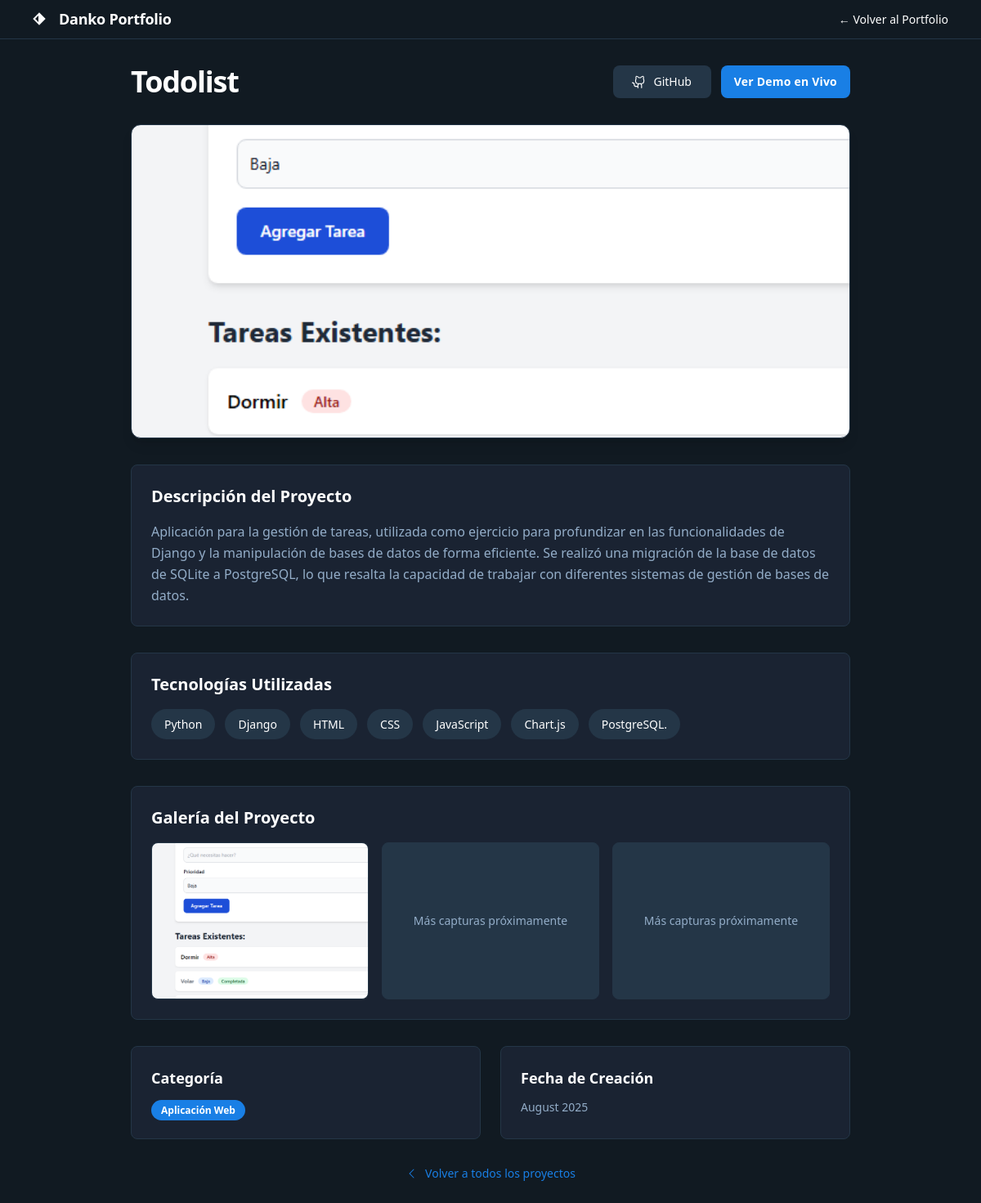
The page /proyecto/4/ on the database its author committed.
### projects/models.py (models this page shows, shortened)
class Project(models.Model):
    CATEGORY_CHOICES = [
        ('web_app', 'Aplicación Web'),
        ('api', 'API REST'),
        ('automation', 'Automatización'),
        ('iot', 'IoT'),
        ('other', 'Otro'),
    ]
    name = models.CharField(max_length=200)
    description = models.TextField()
    short_description = models.CharField(max_length=150, help_text="Descripción corta para preview", blank=True)
    image = models.CharField(max_length=255, blank=True, null=True, help_text="Path to static image (e.g., 'img/calculadora.PNG')")
    github_link = models.URLField(max_length=200, blank=True, null=True)
    demo_link = models.URLField(max_length=200, blank=True, null=True)
    technologies = models.CharField(max_length=200, help_text="Comma-separated list of technologies (e.g., Python, Django, PostgreSQL)")
    category = models.CharField(max_length=20, choices=CATEGORY_CHOICES, default='web_app')
    featured = models.BooleanField(default=False, help_text="Marcar como proyecto destacado")
    achievements = models.TextField(blank=True, help_text="Logros específicos del proyecto (separados por líneas)")
    created_date = models.DateField(default=timezone.now)
    order = models.IntegerField(default=0, help_text="Orden de visualización (menor número = primero)")
    class Meta:
        ordering = ['-featured', 'order', '-created_date']
    @property
    def technologies_list(self):
        if self.technologies:
            return [tech.strip() for tech in self.technologies.split(',')]
        return []

### projects/views.py (the view)
# urls.py: path('proyecto/<int:project_id>/', views.project_detail, name='project_detail'),
def project_detail(request, project_id):
    project = get_object_or_404(Project, id=project_id)
    return render(request, 'project_detail.html', {'project': project})

### templates/project_detail.html (shortened to what this page needs)
{% extends 'base.html' %}
{% load static %}
{% block content %}
<div class="relative flex size-full min-h-screen flex-col bg-[#111a22] dark group/design-root overflow-x-hidden" style='font-family: Manrope, "Noto Sans", sans-serif;'>
  <div class="layout-container flex h-full grow flex-col">
    <header class="flex items-center justify-between whitespace-nowrap border-b border-solid border-b-[#243647] px-10 py-3">
      <div class="flex items-center gap-4 text-white">
        <div class="size-4">
        </div>
        <h2 class="text-white text-lg font-bold leading-tight tracking-[-0.015em]">Danko Portfolio</h2>
      </div>
      <div class="flex flex-1 justify-end gap-8">
        <div class="flex items-center gap-9">
          <a class="text-white text-sm font-medium leading-normal hover:text-[#197fe5]" href="{% url 'home' %}">← Volver al Portfolio</a>
        </div>
      </div>
    </header>
    <div class="px-10 lg:px-40 flex flex-1 justify-center py-8">
      <div class="layout-content-container flex flex-col max-w-[1200px] flex-1">
        <div class="flex flex-col lg:flex-row lg:items-center justify-between gap-4 mb-8">
          <div class="flex items-center gap-3">
            <h1 class="text-white text-3xl lg:text-4xl font-black leading-tight tracking-[-0.033em]">
              {{ project.name }}
            </h1>
          </div>
          <div class="flex gap-3">
            {% if project.github_link %}
            <a href="{{ project.github_link }}" target="_blank" class="flex min-w-[120px] cursor-pointer items-center justify-center overflow-hidden rounded-lg h-10 px-4 bg-[#243647] hover:bg-[#2d3748] text-white gap-2 text-sm font-medium leading-normal transition-all duration-200">
              <span>GitHub</span>
            </a>
            {% endif %}
            {% if project.demo_link %}
            <a href="{{ project.demo_link }}" target="_blank" class="flex min-w-[120px] cursor-pointer items-center justify-center overflow-hidden rounded-lg h-10 px-4 bg-[#197fe5] hover:bg-[#1565c0] text-white text-sm font-bold leading-normal tracking-[0.015em] transition-all duration-200">
              <span>Ver Demo en Vivo</span>
            </a>
            {% endif %}
          </div>
        </div>
        {% if project.image %}
        <div class="mb-8">
          <div class="w-full h-64 lg:h-96 bg-center bg-no-repeat bg-cover rounded-xl border border-[#243647] shadow-lg" style='background-image: url("{% static project.image %}');'></div>
        </div>
        {% endif %}
        <div class="bg-[#1a2332] rounded-lg p-6 mb-8 border border-[#243647]">
          <h2 class="text-white text-xl font-bold mb-4">Descripción del Proyecto</h2>
          <p class="text-[#93adc8] text-base leading-relaxed">{{ project.description }}</p>
        </div>
        {% if project.technologies %}
        <div class="bg-[#1a2332] rounded-lg p-6 mb-8 border border-[#243647]">
          <h2 class="text-white text-xl font-bold mb-4">Tecnologías Utilizadas</h2>
          <div class="flex gap-3 flex-wrap">
            {% for tech in project.technologies_list %}
            <span class="text-white text-sm font-medium leading-normal bg-[#243647] hover:bg-[#197fe5] transition-colors duration-200 rounded-full px-4 py-2">{{ tech }}</span>
            {% endfor %}
          </div>
        </div>
        {% endif %}
        <div class="bg-[#1a2332] rounded-lg p-6 mb-8 border border-[#243647]">
          <h2 class="text-white text-xl font-bold mb-4">Galería del Proyecto</h2>
          <div class="grid grid-cols-1 md:grid-cols-2 lg:grid-cols-3 gap-4">
            {% if project.image %}
            <div class="bg-center bg-no-repeat bg-cover rounded-lg h-48 border border-[#243647] hover:border-[#197fe5] transition-all duration-300" style='background-image: url("{% static project.image %}');'></div>
            <div class="bg-[#243647] rounded-lg h-48 border border-[#243647] hover:border-[#197fe5] transition-all duration-300 flex items-center justify-center">
              <p class="text-[#93adc8] text-sm">Más capturas próximamente</p>
            </div>
            <div class="bg-[#243647] rounded-lg h-48 border border-[#243647] hover:border-[#197fe5] transition-all duration-300 flex items-center justify-center">
              <p class="text-[#93adc8] text-sm">Más capturas próximamente</p>
            </div>
            {% else %}
            <div class="bg-[#243647] rounded-lg h-48 border border-[#243647] flex items-center justify-center col-span-full">
              <p class="text-[#93adc8] text-sm">Imágenes próximamente</p>
            </div>
            {% endif %}
          </div>
        </div>
        <div class="grid grid-cols-1 lg:grid-cols-2 gap-6 mb-8">
          <div class="bg-[#1a2332] rounded-lg p-6 border border-[#243647]">
            <h3 class="text-white text-lg font-bold mb-3">Categoría</h3>
            <span class="bg-[#197fe5] text-white text-xs font-semibold px-3 py-1 rounded-full">
              {{ project.get_category_display }}
            </span>
          </div>
          <div class="bg-[#1a2332] rounded-lg p-6 border border-[#243647]">
            <h3 class="text-white text-lg font-bold mb-3">Fecha de Creación</h3>
            <p class="text-[#93adc8] text-sm">{{ project.created_date|date:"F Y" }}</p>
          </div>
        </div>
        <div class="text-center">
          <a href="{% url 'home' %}#proyectos" class="inline-flex items-center gap-2 text-[#197fe5] hover:text-white text-sm font-medium transition-colors duration-200">
            <svg xmlns="http://www.w3.org/2000/svg" width="16" height="16" fill="currentColor" viewBox="0 0 256 256">
              <path d="M165.66,202.34a8,8,0,0,1-11.32,11.32l-80-80a8,8,0,0,1,0-11.32l80-80a8,8,0,0,1,11.32,11.32L91.31,128Z"></path>
            </svg>
            Volver a todos los proyectos
          </a>
        </div>
      </div>
    </div>
  </div>
</div>
{% endblock %}

### rows shown on the page
Project: name "Todolist", image (picture), description "Aplicación para la gestión de tareas, utilizada como ejercicio para profundizar en las funcionalidades de Django y la manipulación de bases de datos de forma eficiente. Se realizó una migración de la base de datos de SQLite a PostgreSQL, lo que resalta la capacidad de trabajar con diferentes sistemas de gestión de bases de datos.", category "Aplicación Web", created_date "August 2025"

### other values the page prints
{{ tech }} "Python" "Django" "HTML" "CSS" "JavaScript" "Chart.js" "PostgreSQL."
